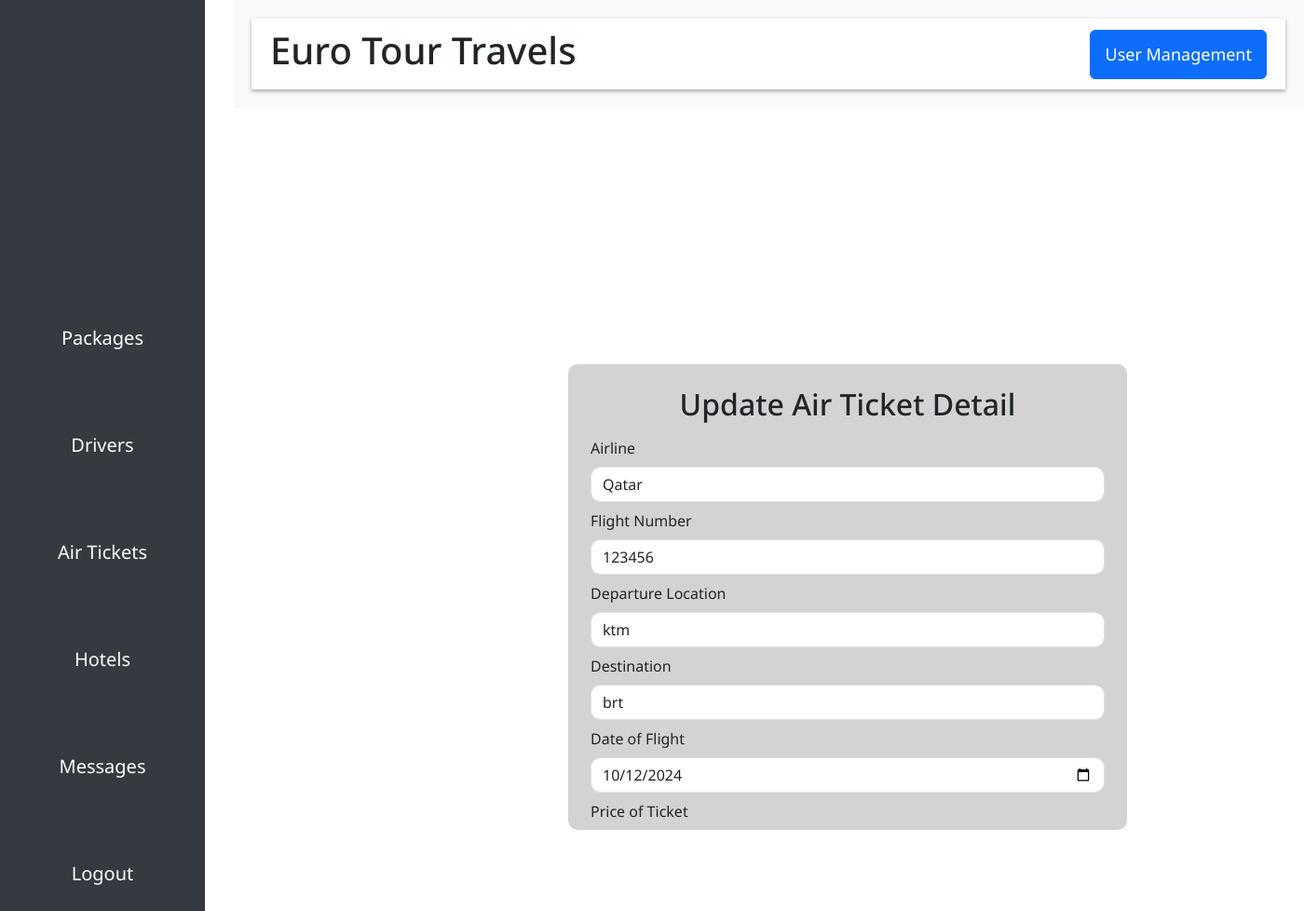
Screenshot of /updateairticket/123456/ (signed in) with the database file from the repository.
### core/models.py (models this page shows, shortened)
class AirTicket(models.Model):
    airline = models.CharField(max_length=255, verbose_name="Airline", null=True, blank=False, default="")
    departure = models.CharField(max_length=255, verbose_name="Departure Location", null=True, blank=False, default="")
    destination = models.CharField(max_length=255, verbose_name="Destination", null=True, blank=False, default="")
    date_of_flight = models.DateField(verbose_name="Date of Flight", null=True, blank=False)
    price = models.IntegerField(verbose_name="Price of Ticket", null=True, blank=False)
    flight_number = models.CharField(max_length=50, verbose_name="Ticket Number", null=True, blank=False, default="")
    airline_logo = models.ImageField(upload_to='airline_logos/images', null=True, blank=True, verbose_name="Airline Logo")

### core/views.py (the view)
# urls.py: path('updateairticket/<str:ticketId>/', updateairticket, name='updateairticket'),
@login_required
@user_passes_test(user_has_air_ticketing_management_role)
def updateairticket(request, ticketId):
    air_ticket = AirTicket.objects.get(flight_number =ticketId)
    context = {
        'air_ticket': air_ticket
    }
    return render(request, 'admin/form/ticketupdate.html', context=context)

### core/views.py (called while the page is built)
def user_has_air_ticketing_management_role(user):
    return user.is_superuser or (hasattr(user, 'profile') and user.profile.air_ticketing_management)

### templates/admin/form/ticketupdate.html (shortened to what this page needs)
{% extends 'admin/adminbase.html' %}
{% block body %}
  <div class="container d-flex justify-content-center align-items-center" style="height: 82vh; margin-left: 250px;">
    <div class="form-container p-4" style="background-color: #d3d3d3; border-radius: 10px; width: 600px; height: 500px; overflow-y: auto;">
      <h2 class="text-center mb-3">Update Air Ticket Detail</h2>
      <form action="{% url "save_air_ticket_update" air_ticket.flight_number %}" method="POST" enctype="multipart/form-data">
        <div class="mb-2">
          <label for="airline" class="form-label">Airline</label>
          <input type="text" class="form-control" name="airline" placeholder="Airline" value="{{ air_ticket.airline }}" required style="border-radius: 10px;" />
        </div>
        <div class="mb-2">
          <label for="flight_number" class="form-label">Flight Number</label>
          <input type="text" class="form-control" name="flight_number" placeholder="Flight Number" value="{{ air_ticket.flight_number }}" required style="border-radius: 10px;" />
        </div>
        <div class="mb-2">
          <label for="departure" class="form-label">Departure Location</label>
          <input type="text" class="form-control" name="departure" placeholder="Departure Location" value="{{ air_ticket.departure }}" required style="border-radius: 10px;" />
        </div>
        <div class="mb-2">
          <label for="destination" class="form-label">Destination</label>
          <input type="text" class="form-control" name="destination" placeholder="Destination" value="{{ air_ticket.destination }}" required style="border-radius: 10px;" />
        </div>
        <div class="mb-2">
          <label for="date_of_flight" class="form-label">Date of Flight</label>
          <input type="date" class="form-control" name="date_of_flight" value="{{ air_ticket.date_of_flight|date:'Y-m-d' }}" required style="border-radius: 10px;" />
        </div>
        <div class="mb-2">
          <label for="price" class="form-label">Price of Ticket</label>
        </div>
      </form>
    </div>
  </div>
{% endblock %}

### templates/admin/adminbase.html (style rules this page uses)
body { font-family: 'Noto Sans', sans-serif; overflow-y: scroll; overflow-x: hidden; }

### rows the page displays
AirTicket: airline "Qatar", flight_number "123456", departure "ktm", destination "brt", date_of_flight "10/12/2024"
